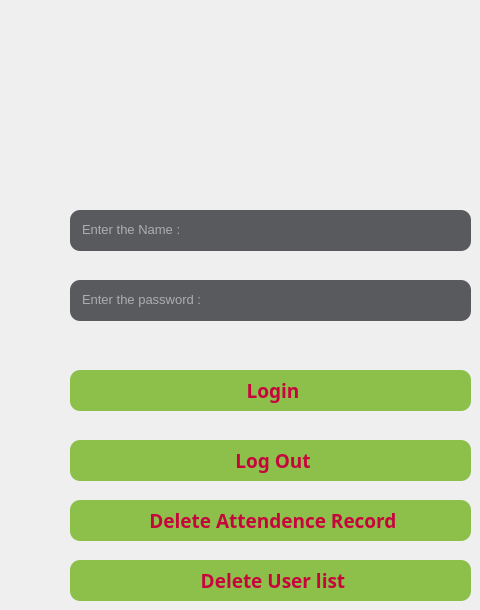
         <widget class="QWidget" name="tab">
          <attribute name="title">
           <string>Page</string>
          </attribute>
          <widget class="QLabel" name="label_24">
           <property name="geometry">
            <rect>
             <x>180</x>
             <y>70</y>
             <width>111</width>
             <height>121</height>
            </rect>
           </property>
           <property name="font">
            <font>
             <pointsize>48</pointsize>
            </font>
           </property>
           <property name="styleSheet">
            <string notr="true">color:rgb(140, 192, 75);
image: url(:/newPrefix/icon/Admin-Profile-PNG-Clipart.png);</string>
           </property>
           <property name="text">
            <string/>
           </property>
          </widget>
          <widget class="QLineEdit" name="tbad1">
           <property name="geometry">
            <rect>
             <x>70</x>
             <y>210</y>
             <width>401</width>
             <height>41</height>
            </rect>
           </property>
           <property name="font">
            <font>
             <pointsize>10</pointsize>
            </font>
           </property>
           <property name="styleSheet">
            <string notr="true">background-color:rgba(47,49,52,200);
color:rgb(255,255,255);
border-radius:10px;
padding-left:10px;
border-bottom-color:rgba(46,82,101,255);
padding-bottom:3px;</string>
           </property>
           <property name="text">
            <string/>
           </property>
           <property name="placeholderText">
            <string>Enter the Name :</string>
           </property>
          </widget>
          <widget class="QLabel" name="error3">
           <property name="geometry">
            <rect>
             <x>80</x>
             <y>330</y>
             <width>231</width>
             <height>16</height>
            </rect>
           </property>
           <property name="font">
            <font>
             <pointsize>10</pointsize>
            </font>
           </property>
           <property name="styleSheet">
            <string notr="true">color: rgb(255, 0, 0);
border-radius:10px;</string>
           </property>
           <property name="text">
            <string/>
           </property>
          </widget>
          <widget class="QPushButton" name="Ligin_btn_2">
           <property name="geometry">
            <rect>
             <x>70</x>
             <y>370</y>
             <width>401</width>
             <height>41</height>
            </rect>
           </property>
           <property name="font">
            <font>
             <family>PMingLiU-ExtB</family>
             <pointsize>14</pointsize>
             <weight>75</weight>
             <bold>true</bold>
            </font>
           </property>
           <property name="cursor">
            <cursorShape>PointingHandCursor</cursorShape>
           </property>
           <property name="styleSheet">
            <string notr="true">QPushButton#Ligin_btn_2{
	
background-color:rgb(140, 192, 75);
color: rgb(199, 5, 61);
border-radius:10px
}

QPushButton#Ligin_btn_2:pressed{
color: rgb(199, 5, 61);
background-color:rgb(100,146,0);
}
</string>
           </property>
           <property name="text">
            <string>  Login </string>
           </property>
           <property name="icon">
            <iconset resource="res.qrc">
             <normaloff>:/newPrefix/icon/Admin-Profile-PNG-Clipart.png</normaloff>:/newPrefix/icon/Admin-Profile-PNG-Clipart.png</iconset>
           </property>
           <property name="iconSize">
            <size>
             <width>45</width>
             <height>45</height>
            </size>
           </property>
          </widget>
          <widget class="QLineEdit" name="tbad2">
           <property name="geometry">
            <rect>
             <x>70</x>
             <y>280</y>
             <width>401</width>
             <height>41</height>
            </rect>
           </property>
           <property name="font">
            <font>
             <pointsize>10</pointsize>
            </font>
           </property>
           <property name="styleSheet">
            <string notr="true">background-color:rgba(47,49,52,200);
color:rgb(255,255,255);
border-radius:10px;
padding-left:10px;
border-bottom-color:rgba(46,82,101,255);
padding-bottom:3px;</string>
           </property>
           <property name="text">
            <string/>
           </property>
           <property name="echoMode">
            <enum>QLineEdit::Password</enum>
           </property>
           <property name="placeholderText">
            <string>Enter the password :</string>
           </property>
          </widget>
          <widget class="QPushButton" name="dlulbtn">
           <property name="geometry">
            <rect>
             <x>70</x>
             <y>560</y>
             <width>401</width>
             <height>41</height>
            </rect>
           </property>
           <property name="font">
            <font>
             <family>PMingLiU-ExtB</family>
             <pointsize>14</pointsize>
             <weight>75</weight>
             <bold>true</bold>
            </font>
           </property>
           <property name="cursor">
            <cursorShape>PointingHandCursor</cursorShape>
           </property>
           <property name="styleSheet">
            <string notr="true">QPushButton#dlulbtn{
background-color:rgb(140, 192, 75);
color: rgb(199, 5, 61);
border-radius:10px
}

QPushButton#dlulbtn:pressed{
color: rgb(199, 5, 61);
background-color:rgb(100,146,0);
}
</string>
           </property>
           <property name="text">
            <string> Delete User list</string>
           </property>
           <property name="icon">
            <iconset resource="res.qrc">
             <normaloff>:/newPrefix/icon/deleng.com (1).png</normaloff>:/newPrefix/icon/deleng.com (1).png</iconset>
           </property>
           <property name="iconSize">
            <size>
             <width>45</width>
             <height>45</height>
            </size>
           </property>
          </widget>
          <widget class="QPushButton" name="dlarbtn">
           <property name="geometry">
            <rect>
             <x>70</x>
             <y>500</y>
             <width>401</width>
             <height>41</height>
            </rect>
           </property>
           <property name="font">
            <font>
             <family>PMingLiU-ExtB</family>
             <pointsize>14</pointsize>
             <weight>75</weight>
             <bold>true</bold>
            </font>
           </property>
           <property name="cursor">
            <cursorShape>PointingHandCursor</cursorShape>
           </property>
           <property name="styleSheet">
            <string notr="true">QPushButton#dlarbtn{
background-color:rgb(140, 192, 75);
color: rgb(199, 5, 61);
border-radius:10px
}

QPushButton#dlarbtn:pressed{
color: rgb(199, 5, 61);
background-color:rgb(100,146,0);
}
</string>
           </property>
           <property name="text">
            <string> Delete Attendence Record</string>
           </property>
           <property name="icon">
            <iconset resource="res.qrc">
             <normaloff>:/newPrefix/icon/del2bl.png</normaloff>:/newPrefix/icon/del2bl.png</iconset>
           </property>
           <property name="iconSize">
            <size>
             <width>45</width>
             <height>45</height>
            </size>
           </property>
          </widget>
          <widget class="QPushButton" name="logout2">
           <property name="geometry">
            <rect>
             <x>70</x>
             <y>440</y>
             <width>401</width>
             <height>41</height>
            </rect>
           </property>
           <property name="font">
            <font>
             <family>PMingLiU-ExtB</family>
             <pointsize>14</pointsize>
             <weight>75</weight>
             <bold>true</bold>
            </font>
           </property>
           <property name="cursor">
            <cursorShape>PointingHandCursor</cursorShape>
           </property>
           <property name="styleSheet">
            <string notr="true">QPushButton#logout2{
background-color:rgb(140, 192, 75);
color: rgb(199, 5, 61);
border-radius:10px
}

QPushButton#logout2:pressed{
color: rgb(199, 5, 61);
background-color:rgb(100,146,0);
}
</string>
           </property>
           <property name="text">
            <string> Log Out</string>
           </property>
           <property name="icon">
            <iconset resource="res.qrc">
             <normaloff>:/newPrefix/icon/user-logout-304.png</normaloff>:/newPrefix/icon/user-logout-304.png</iconset>
           </property>
           <property name="iconSize">
            <size>
             <width>45</width>
             <height>45</height>
            </size>
           </property>
          </widget>
         </widget>
